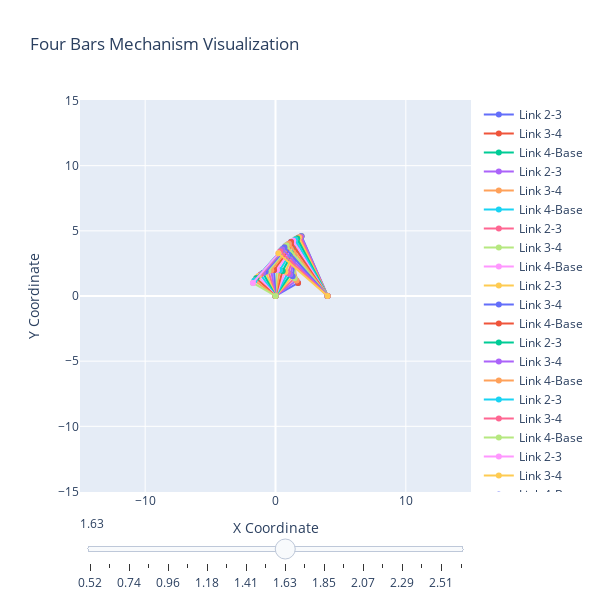

Here is the notebook cell this chart was saved with:
### Code cell
# Define your theta_2 range and call the function
theta_2_range = np.linspace(np.pi/6, np.pi/2+np.pi/3, 20)
plot_mechanism_with_slider(theta_2_range, L2, L3, L4, Separation)

### Figure 1 — Plotly figure (JSON) as saved in the notebook; plotly's stock layout.template omitted (floating-point values rounded to 4 significant figures)
{"data": [{"mode": "lines+markers", "name": "Link 2-3", "type": "scatter", "x": [0, 1.732], "y": [0, 1]}, {"mode": "lines+markers", "name": "Link 3-4", "type": "scatter", "x": [1.732, 0.8191], "y": [1, 3.858]}, {"mode": "lines+markers", "name": "Link 4-Base", "type": "scatter", "x": [0.8191, 4], "y": [3.858, 0]}, {"mode": "lines+markers", "name": "Link 2-3", "type": "scatter", "x": [0, 1.612], "y": [0, 1.184]}, {"mode": "lines+markers", "name": "Link 3-4", "type": "scatter", "x": [1.612, 1.225], "y": [1.184, 4.16]}, {"mode": "lines+markers", "name": "Link 4-Base", "type": "scatter", "x": [1.225, 4], "y": [4.16, 0]}, {"mode": "lines+markers", "name": "Link 2-3", "type": "scatter", "x": [0, 1.471], "y": [0, 1.355]}, {"mode": "lines+markers", "name": "Link 3-4", "type": "scatter", "x": [1.471, 1.541], "y": [1.355, 4.354]}, {"mode": "lines+markers", "name": "Link 4-Base", "type": "scatter", "x": [1.541, 4], "y": [4.354, 0]}, {"mode": "lines+markers", "name": "Link 2-3", "type": "scatter", "x": [0, 1.314], "y": [0, 1.508]}, {"mode": "lines+markers", "name": "Link 3-4", "type": "scatter", "x": [1.314, 1.767], "y": [1.508, 4.474]}, {"mode": "lines+markers", "name": "Link 4-Base", "type": "scatter", "x": [1.767, 4], "y": [4.474, 0]}, {"mode": "lines+markers", "name": "Link 2-3", "type": "scatter", "x": [0, 1.14], "y": [0, 1.644]}, {"mode": "lines+markers", "name": "Link 3-4", "type": "scatter", "x": [1.14, 1.911], "y": [1.644, 4.543]}, {"mode": "lines+markers", "name": "Link 4-Base", "type": "scatter", "x": [1.911, 4], "y": [4.543, 0]}, {"mode": "lines+markers", "name": "Link 2-3", "type": "scatter", "x": [0, 0.9519], "y": [0, 1.759]}, {"mode": "lines+markers", "name": "Link 3-4", "type": "scatter", "x": [0.9519, 1.984], "y": [1.759, 4.576]}, {"mode": "lines+markers", "name": "Link 4-Base", "type": "scatter", "x": [1.984, 4], "y": [4.576, 0]}, {"mode": "lines+markers", "name": "Link 2-3", "type": "scatter", "x": [0, 0.7526], "y": [0, 1.853]}, {"mode": "lines+markers", "name": "Link 3-4", "type": "scatter", "x": [0.7526, 1.999], "y": [1.853, 4.582]}, {"mode": "lines+markers", "name": "Link 4-Base", "type": "scatter", "x": [1.999, 4], "y": [4.582, 0]}, {"mode": "lines+markers", "name": "Link 2-3", "type": "scatter", "x": [0, 0.5442], "y": [0, 1.925]}, {"mode": "lines+markers", "name": "Link 3-4", "type": "scatter", "x": [0.5442, 1.965], "y": [1.925, 4.567]}, {"mode": "lines+markers", "name": "Link 4-Base", "type": "scatter", "x": [1.965, 4], "y": [4.567, 0]}, {"mode": "lines+markers", "name": "Link 2-3", "type": "scatter", "x": [0, 0.3292], "y": [0, 1.973]}, {"mode": "lines+markers", "name": "Link 3-4", "type": "scatter", "x": [0.3292, 1.892], "y": [1.973, 4.534]}, {"mode": "lines+markers", "name": "Link 4-Base", "type": "scatter", "x": [1.892, 4], "y": [4.534, 0]}, {"mode": "lines+markers", "name": "Link 2-3", "type": "scatter", "x": [0, 0.1102], "y": [0, 1.997]}, {"mode": "lines+markers", "name": "Link 3-4", "type": "scatter", "x": [0.1102, 1.788], "y": [1.997, 4.484]}, {"mode": "lines+markers", "name": "Link 4-Base", "type": "scatter", "x": [1.788, 4], "y": [4.484, 0]}, {"mode": "lines+markers", "name": "Link 2-3", "type": "scatter", "x": [0, -0.1102], "y": [0, 1.997]}, {"mode": "lines+markers", "name": "Link 3-4", "type": "scatter", "x": [-0.1102, 1.66], "y": [1.997, 4.419]}, {"mode": "lines+markers", "name": "Link 4-Base", "type": "scatter", "x": [1.66, 4], "y": [4.419, 0]}, {"mode": "lines+markers", "name": "Link 2-3", "type": "scatter", "x": [0, -0.3292], "y": [0, 1.973]}, {"mode": "lines+markers", "name": "Link 3-4", "type": "scatter", "x": [-0.3292, 1.515], "y": [1.973, 4.339]}, {"mode": "lines+markers", "name": "Link 4-Base", "type": "scatter", "x": [1.515, 4], "y": [4.339, 0]}, {"mode": "lines+markers", "name": "Link 2-3", "type": "scatter", "x": [0, -0.5442], "y": [0, 1.925]}, {"mode": "lines+markers", "name": "Link 3-4", "type": "scatter", "x": [-0.5442, 1.358], "y": [1.925, 4.245]}, {"mode": "lines+markers", "name": "Link 4-Base", "type": "scatter", "x": [1.358, 4], "y": [4.245, 0]}, {"mode": "lines+markers", "name": "Link 2-3", "type": "scatter", "x": [0, -0.7526], "y": [0, 1.853]}, {"mode": "lines+markers", "name": "Link 3-4", "type": "scatter", "x": [-0.7526, 1.192], "y": [1.853, 4.137]}, {"mode": "lines+markers", "name": "Link 4-Base", "type": "scatter", "x": [1.192, 4], "y": [4.137, 0]}, {"mode": "lines+markers", "name": "Link 2-3", "type": "scatter", "x": [0, -0.9519], "y": [0, 1.759]}, {"mode": "lines+markers", "name": "Link 3-4", "type": "scatter", "x": [-0.9519, 1.023], "y": [1.759, 4.017]}, {"mode": "lines+markers", "name": "Link 4-Base", "type": "scatter", "x": [1.023, 4], "y": [4.017, 0]}, {"mode": "lines+markers", "name": "Link 2-3", "type": "scatter", "x": [0, -1.14], "y": [0, 1.644]}, {"mode": "lines+markers", "name": "Link 3-4", "type": "scatter", "x": [-1.14, 0.8535], "y": [1.644, 3.886]}, {"mode": "lines+markers", "name": "Link 4-Base", "type": "scatter", "x": [0.8535, 4], "y": [3.886, 0]}, {"mode": "lines+markers", "name": "Link 2-3", "type": "scatter", "x": [0, -1.314], "y": [0, 1.508]}, {"mode": "lines+markers", "name": "Link 3-4", "type": "scatter", "x": [-1.314, 0.6864], "y": [1.508, 3.744]}, {"mode": "lines+markers", "name": "Link 4-Base", "type": "scatter", "x": [0.6864, 4], "y": [3.744, 0]}, {"mode": "lines+markers", "name": "Link 2-3", "type": "scatter", "x": [0, -1.471], "y": [0, 1.355]}, {"mode": "lines+markers", "name": "Link 3-4", "type": "scatter", "x": [-1.471, 0.5243], "y": [1.355, 3.594]}, {"mode": "lines+markers", "name": "Link 4-Base", "type": "scatter", "x": [0.5243, 4], "y": [3.594, 0]}, {"mode": "lines+markers", "name": "Link 2-3", "type": "scatter", "x": [0, -1.612], "y": [0, 1.184]}, {"mode": "lines+markers", "name": "Link 3-4", "type": "scatter", "x": [-1.612, 0.3692], "y": [1.184, 3.438]}, {"mode": "lines+markers", "name": "Link 4-Base", "type": "scatter", "x": [0.3692, 4], "y": [3.438, 0]}, {"mode": "lines+markers", "name": "Link 2-3", "type": "scatter", "x": [0, -1.732], "y": [0, 1]}, {"mode": "lines+markers", "name": "Link 3-4", "type": "scatter", "x": [-1.732, 0.2226], "y": [1, 3.276]}, {"mode": "lines+markers", "name": "Link 4-Base", "type": "scatter", "x": [0.2226, 4], "y": [3.276, 0]}], "layout": {"autosize": false, "height": 600, "showlegend": true, "sliders": [{"active": 10, "steps": [{"args": [{"visible": [true, true, true, false, false, false, false, false, false, false, false, false, false, false, false, false, false, false, false, false, false, false, false, false, false, false, false, false, false, false, false, false, false, false, false, false, false, false, false, false, false, false, false, false, false, false, false, false, false, false, false, false, false, false, false, false, false, false, false, false]}], "label": "0.52", "method": "restyle"}, {"args": [{"visible": [false, false, false, true, true, true, false, false, false, false, false, false, false, false, false, false, false, false, false, false, false, false, false, false, false, false, false, false, false, false, false, false, false, false, false, false, false, false, false, false, false, false, false, false, false, false, false, false, false, false, false, false, false, false, false, false, false, false, false, false]}], "label": "0.63", "method": "restyle"}, {"args": [{"visible": [false, false, false, false, false, false, true, true, true, false, false, false, false, false, false, false, false, false, false, false, false, false, false, false, false, false, false, false, false, false, false, false, false, false, false, false, false, false, false, false, false, false, false, false, false, false, false, false, false, false, false, false, false, false, false, false, false, false, false, false]}], "label": "0.74", "method": "restyle"}, {"args": [{"visible": [false, false, false, false, false, false, false, false, false, true, true, true, false, false, false, false, false, false, false, false, false, false, false, false, false, false, false, false, false, false, false, false, false, false, false, false, false, false, false, false, false, false, false, false, false, false, false, false, false, false, false, false, false, false, false, false, false, false, false, false]}], "label": "0.85", "method": "restyle"}, {"args": [{"visible": [false, false, false, false, false, false, false, false, false, false, false, false, true, true, true, false, false, false, false, false, false, false, false, false, false, false, false, false, false, false, false, false, false, false, false, false, false, false, false, false, false, false, false, false, false, false, false, false, false, false, false, false, false, false, false, false, false, false, false, false]}], "label": "0.96", "method": "restyle"}, {"args": [{"visible": [false, false, false, false, false, false, false, false, false, false, false, false, false, false, false, true, true, true, false, false, false, false, false, false, false, false, false, false, false, false, false, false, false, false, false, false, false, false, false, false, false, false, false, false, false, false, false, false, false, false, false, false, false, false, false, false, false, false, false, false]}], "label": "1.07", "method": "restyle"}, {"args": [{"visible": [false, false, false, false, false, false, false, false, false, false, false, false, false, false, false, false, false, false, true, true, true, false, false, false, false, false, false, false, false, false, false, false, false, false, false, false, false, false, false, false, false, false, false, false, false, false, false, false, false, false, false, false, false, false, false, false, false, false, false, false]}], "label": "1.18", "method": "restyle"}, {"args": [{"visible": [false, false, false, false, false, false, false, false, false, false, false, false, false, false, false, false, false, false, false, false, false, true, true, true, false, false, false, false, false, false, false, false, false, false, false, false, false, false, false, false, false, false, false, false, false, false, false, false, false, false, false, false, false, false, false, false, false, false, false, false]}], "label": "1.30", "method": "restyle"}, {"args": [{"visible": [false, false, false, false, false, false, false, false, false, false, false, false, false, false, false, false, false, false, false, false, false, false, false, false, true, true, true, false, false, false, false, false, false, false, false, false, false, false, false, false, false, false, false, false, false, false, false, false, false, false, false, false, false, false, false, false, false, false, false, false]}], "label": "1.41", "method": "restyle"}, {"args": [{"visible": [false, false, false, false, false, false, false, false, false, false, false, false, false, false, false, false, false, false, false, false, false, false, false, false, false, false, false, true, true, true, false, false, false, false, false, false, false, false, false, false, false, false, false, false, false, false, false, false, false, false, false, false, false, false, false, false, false, false, false, false]}], "label": "1.52", "method": "restyle"}, {"args": [{"visible": [false, false, false, false, false, false, false, false, false, false, false, false, false, false, false, false, false, false, false, false, false, false, false, false, false, false, false, false, false, false, true, true, true, false, false, false, false, false, false, false, false, false, false, false, false, false, false, false, false, false, false, false, false, false, false, false, false, false, false, false]}], "label": "1.63", "method": "restyle"}, {"args": [{"visible": [false, false, false, false, false, false, false, false, false, false, false, false, false, false, false, false, false, false, false, false, false, false, false, false, false, false, false, false, false, false, false, false, false, true, true, true, false, false, false, false, false, false, false, false, false, false, false, false, false, false, false, false, false, false, false, false, false, false, false, false]}], "label": "1.74", "method": "restyle"}, {"args": [{"visible": [false, false, false, false, false, false, false, false, false, false, false, false, false, false, false, false, false, false, false, false, false, false, false, false, false, false, false, false, false, false, false, false, false, false, false, false, true, true, true, false, false, false, false, false, false, false, false, false, false, false, false, false, false, false, false, false, false, false, false, false]}], "label": "1.85", "method": "restyle"}, {"args": [{"visible": [false, false, false, false, false, false, false, false, false, false, false, false, false, false, false, false, false, false, false, false, false, false, false, false, false, false, false, false, false, false, false, false, false, false, false, false, false, false, false, true, true, true, false, false, false, false, false, false, false, false, false, false, false, false, false, false, false, false, false, false]}], "label": "1.96", "method": "restyle"}, {"args": [{"visible": [false, false, false, false, false, false, false, false, false, false, false, false, false, false, false, false, false, false, false, false, false, false, false, false, false, false, false, false, false, false, false, false, false, false, false, false, false, false, false, false, false, false, true, true, true, false, false, false, false, false, false, false, false, false, false, false, false, false, false, false]}], "label": "2.07", "method": "restyle"}, {"args": [{"visible": [false, false, false, false, false, false, false, false, false, false, false, false, false, false, false, false, false, false, false, false, false, false, false, false, false, false, false, false, false, false, false, false, false, false, false, false, false, false, false, false, false, false, false, false, false, true, true, true, false, false, false, false, false, false, false, false, false, false, false, false]}], "label": "2.18", "method": "restyle"}, {"args": [{"visible": [false, false, false, false, false, false, false, false, false, false, false, false, false, false, false, false, false, false, false, false, false, false, false, false, false, false, false, false, false, false, false, false, false, false, false, false, false, false, false, false, false, false, false, false, false, false, false, false, true, true, true, false, false, false, false, false, false, false, false, false]}], "label": "2.29", "method": "restyle"}, {"args": [{"visible": [false, false, false, false, false, false, false, false, false, false, false, false, false, false, false, false, false, false, false, false, false, false, false, false, false, false, false, false, false, false, false, false, false, false, false, false, false, false, false, false, false, false, false, false, false, false, false, false, false, false, false, true, true, true, false, false, false, false, false, false]}], "label": "2.40", "method": "restyle"}, {"args": [{"visible": [false, false, false, false, false, false, false, false, false, false, false, false, false, false, false, false, false, false, false, false, false, false, false, false, false, false, false, false, false, false, false, false, false, false, false, false, false, false, false, false, false, false, false, false, false, false, false, false, false, false, false, false, false, false, true, true, true, false, false, false]}], "label": "2.51", "method": "restyle"}, {"args": [{"visible": [false, false, false, false, false, false, false, false, false, false, false, false, false, false, false, false, false, false, false, false, false, false, false, false, false, false, false, false, false, false, false, false, false, false, false, false, false, false, false, false, false, false, false, false, false, false, false, false, false, false, false, false, false, false, false, false, false, true, true, true]}], "label": "2.62", "method": "restyle"}], "yanchor": "top"}], "title": {"text": "Four Bars Mechanism Visualization"}, "width": 600, "xaxis": {"range": [-15, 15], "scaleanchor": "y", "scaleratio": 1, "title": {"text": "X Coordinate"}}, "yaxis": {"range": [-15, 15], "scaleanchor": "x", "scaleratio": 1, "title": {"text": "Y Coordinate"}}}}
